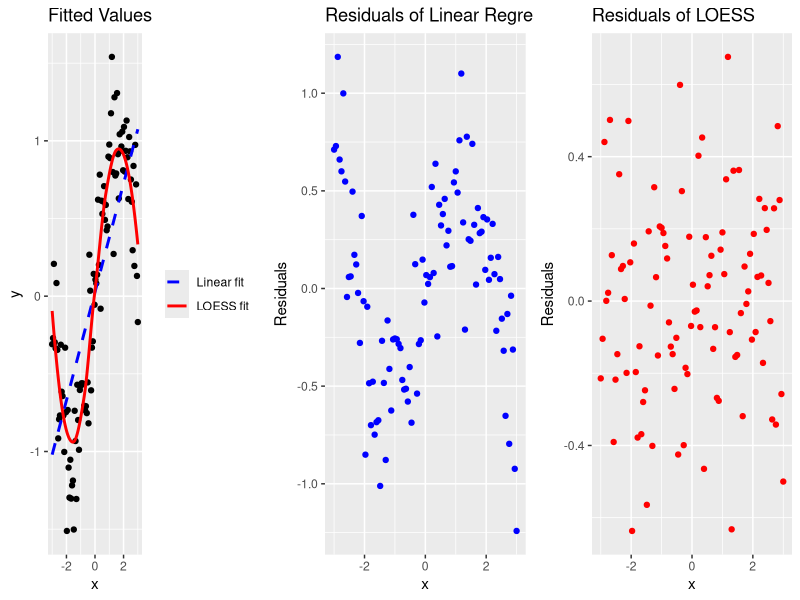

Write R code to recreate this figure.
## =====================================================
## 1. Load required libraries for data visualization 
##    and regression modeling
## =====================================================
library(ggplot2)
library(ggpubr)

## =====================================================
## 2. Set random seed for reproducibility 
## =====================================================
set.seed(123)

## =====================================================
## 3. Generate nonlinear data: y = sin(x) + noise
## =====================================================
x_vals <- seq(-3, 3, length.out = 100)
y_vals <- sin(x_vals) + rnorm(length(x_vals), sd = 0.3)  # Add noise

# Create a data frame
data <- data.frame(x = x_vals, y = y_vals)

## =====================================================
## 4. Fit linear regression model to the data
## =====================================================
linear_model <- lm(y ~ x, data = data)

## =====================================================
## 5. Fit nonparametric regression model using LOESS
##    (local polynomial regression)
## =====================================================
loess_model <- loess(y ~ x, data = data, degree = 2)

## =====================================================
## 6. Predict fitted values from both models
## =====================================================
data$y_pred_linear <- predict(linear_model, newdata = data)
data$y_pred_loess <- predict(loess_model, newdata = data)

## =====================================================
## 7. Compute residuals for both models
## =====================================================
data$residuals_linear <- data$y - data$y_pred_linear
data$residuals_loess <- data$y - data$y_pred_loess

## =====================================================
## 8. Plot 1: Fitted values from both models
## =====================================================
plot1 <- ggplot(data, aes(x = x)) +
  geom_point(aes(y = y), color = "black") +  # Actual data points
  geom_line(aes(y = y_pred_linear, linetype = "Linear fit"),
            color = "blue", size = 1) +
  geom_line(aes(y = y_pred_loess, linetype = "LOESS fit"),
            color = "red", size = 1) +
  scale_linetype_manual(values = c("Linear fit" = "dashed",
                                   "LOESS fit" = "solid"),
                        name = NULL) +
  labs(title = "Fitted Values", x = "x", y = "y") +
  theme(legend.title = element_blank())

## =====================================================
## 9. Plot 2: Residuals from linear regression
## =====================================================
plot2 <- ggplot(data, aes(x = x)) +
  geom_point(aes(y = residuals_linear), color = "blue") +
  labs(title = "Residuals of Linear Regression", x = "x", y = "Residuals")  

## =====================================================
## 10. Plot 3: Residuals from LOESS
## =====================================================
plot3 <- ggplot(data, aes(x = x)) +
  geom_point(aes(y = residuals_loess), color = "red") +
  labs(title = "Residuals of LOESS", x = "x", y = "Residuals")  

## =====================================================
## 11. Arrange the three plots in a single row with three columns
## =====================================================
combined_plot <- ggarrange(plot1, plot2, plot3, ncol = 3, nrow = 1)
ggsave("linear-vs-nonparametric.png", plot = combined_plot,
       width = 9, height = 3.5, dpi = 300)
